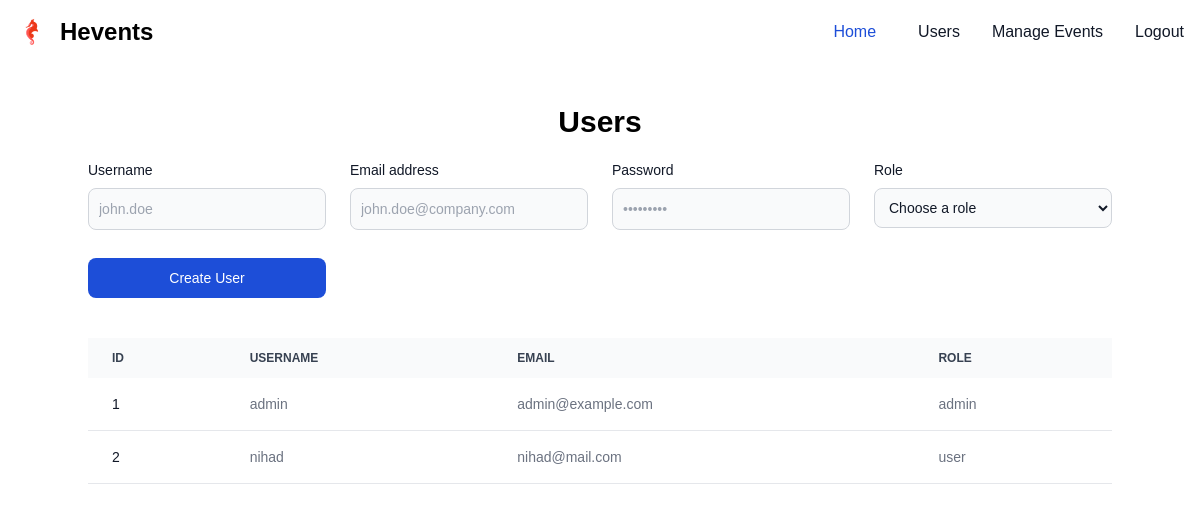
/admin/users_page (signed in), run on an earlier commit of the app's database.
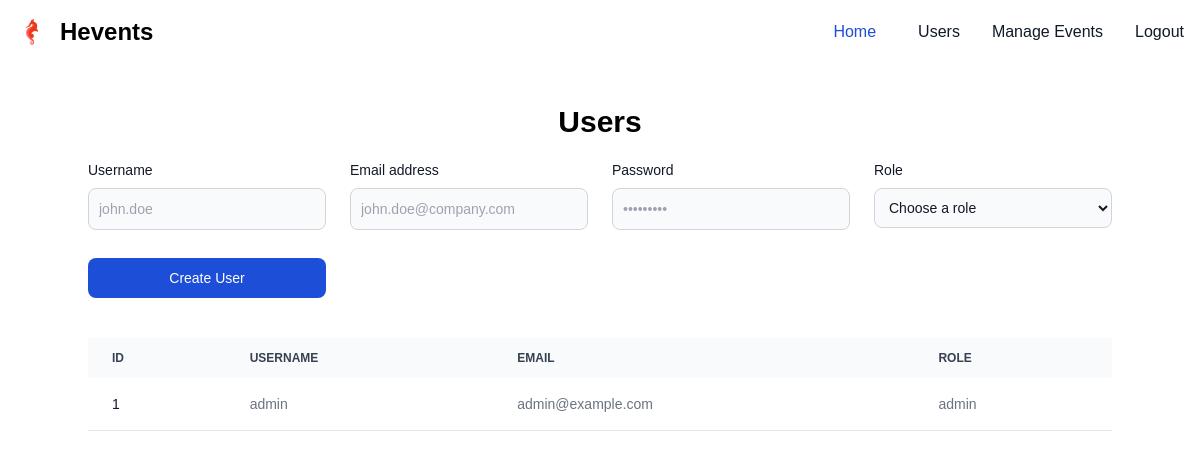
And on a later commit of the database.
### app/models/user.py (models this page shows, shortened)
class User(db.Model, UserMixin):  # Inherit from UserMixin
    id = db.Column(db.Integer, primary_key=True)
    username = db.Column(db.String(80), unique=True, nullable=False)
    email = db.Column(db.String(120), unique=True, nullable=False)
    password = db.Column(db.String(60), nullable=False)
    role = db.Column(db.String(20), nullable=False, default='user')  # Can be 'admin' or 'user'

### app/routes/user_routes.py (the view)
@user_routes.route('/admin/users_page', methods=['GET'])
@login_required
def users_page():
    if current_user.role != 'admin':
        return redirect(url_for('event_routes.events_page'))
    users = get_all_users()
    return render_template('users.html', title='All Users', users=users)

### app/__init__.py (called while the page is built)
def create_app():
    app = Flask(__name__)
    app.config.from_object(Config)
    db.init_app(app)
    login_manager = LoginManager()
    login_manager.init_app(app)
    login_manager.login_view = 'user_routes.login_page'  # Redirect if not logged in
    from app.models.user import User
    @login_manager.user_loader
    def load_user(user_id):
        return User.query.get(int(user_id))
    app.register_blueprint(user_routes)
    app.register_blueprint(event_routes)
    app.register_blueprint(admin_event_routes)
    with app.app_context():
        db.create_all()  # Create tables if they don't exist
    return app

### app/services/user_service.py (called while the page is built)
def get_all_users():
    return User.query.all()

### app/templates/users.html (shortened to what this page needs)
{% extends 'base.html' %} {% block content %}
<h1 class="text-center py-5 text-3xl font-bold">Users</h1>
<div>
  <form class="mb-10" method="POST" action="/admin/create_user">
    <div class="grid gap-6 mb-6 md:grid-cols-4">
      <div>
        <label
          for="username"
          class="block mb-2 text-sm font-medium text-gray-900 dark:text-white"
          >Username</label
        >
        <input
          type="text"
          id="username"
          class="bg-gray-50 border border-gray-300 text-gray-900 text-sm rounded-lg focus:ring-blue-500 focus:border-blue-500 block w-full p-2.5 dark:bg-gray-700 dark:border-gray-600 dark:placeholder-gray-400 dark:text-white dark:focus:ring-blue-500 dark:focus:border-blue-500"
          placeholder="john.doe"
          required
        />
    </div>
    <div class="mb-1">
      <label
        for="email"
        class="block mb-2 text-sm font-medium text-gray-900 dark:text-white"
        >Email address</label
      >
      <input
        type="email"
        id="email"
        class="bg-gray-50 border border-gray-300 text-gray-900 text-sm rounded-lg focus:ring-blue-500 focus:border-blue-500 block w-full p-2.5 dark:bg-gray-700 dark:border-gray-600 dark:placeholder-gray-400 dark:text-white dark:focus:ring-blue-500 dark:focus:border-blue-500"
        placeholder="john.doe@company.com"
        required
      />
    </div>
    <div class="mb-1">
      <label
        for="password"
        class="block mb-2 text-sm font-medium text-gray-900 dark:text-white"
        >Password</label
      >
      <input
        type="password"
        id="password"
        class="bg-gray-50 border border-gray-300 text-gray-900 text-sm rounded-lg focus:ring-blue-500 focus:border-blue-500 block w-full p-2.5 dark:bg-gray-700 dark:border-gray-600 dark:placeholder-gray-400 dark:text-white dark:focus:ring-blue-500 dark:focus:border-blue-500"
        placeholder="•••••••••"
        required
      />
    </div>
    <div class="mb-1">
    <label for="countries" class="block mb-2 text-sm font-medium text-gray-900 dark:text-white">Role</label>
  <select required id="countries" class="bg-gray-50 border border-gray-300 text-gray-900 text-sm rounded-lg focus:ring-blue-500 focus:border-blue-500 block w-full p-2.5 dark:bg-gray-700 dark:border-gray-600 dark:placeholder-gray-400 dark:text-white dark:focus:ring-blue-500 dark:focus:border-blue-500">
    <option selected>Choose a role</option>
  </select>
</div>
    <button
      type="submit"
      class="text-white bg-blue-700 hover:bg-blue-800 focus:ring-4 focus:outline-none focus:ring-blue-300 font-medium rounded-lg text-sm w-full sm:w-auto px-5 py-2.5 text-center dark:bg-blue-600 dark:hover:bg-blue-700 dark:focus:ring-blue-800"
    >
    Create User
    </button>
  </form>
</div>
<div class="mx-auto mt-5">
  <div class="relative overflow-x-auto">
    <table
      class="w-full text-sm text-left rtl:text-right text-gray-500 dark:text-gray-400"
    >
      <thead
        class="text-xs text-gray-700 uppercase bg-gray-50 dark:bg-gray-700 dark:text-gray-400"
      >
        <tr>
          <th scope="col" class="px-6 py-3">ID</th>
          <th scope="col" class="px-6 py-3">Username</th>
          <th scope="col" class="px-6 py-3">Email</th>
          <th scope="col" class="px-6 py-3">Role</th>
        </tr>
      </thead>
      <tbody>
        {% for user in users %}
        <tr class="bg-white border-b dark:bg-gray-800 dark:border-gray-700">
          <th
            scope="row"
            class="px-6 py-4 font-medium text-gray-900 whitespace-nowrap dark:text-white"
          >
            {{ user.id }}
          </th>
          <td class="px-6 py-4">{{ user.username }}</td>
          <td class="px-6 py-4">{{ user.email }}</td>
          <td class="px-6 py-4">{{ user.role }}</td>
        </tr>
        {% endfor %}
      </tbody>
    </table>
  </div>
</div>
{% endblock %}

### app/templates/base.html (shortened to what this page needs)
<!DOCTYPE html>
<html lang="en">
  <head>
    <link
      rel="stylesheet"
      href="{{ url_for('static', filename='styles.css') }}"
    />
    <script src="https://cdn.tailwindcss.com"></script>
  </head>
  <body>
    <nav class="bg-white border-gray-200 dark:bg-gray-900">
      <div
        class="max-w-screen-xl flex flex-wrap items-center justify-between mx-auto p-4"
      >
        <a
          href="/"
          class="flex items-center space-x-3 rtl:space-x-reverse"
        >
          <img
            src="/static/images/seahorse.png"
            class="h-8"
            alt="Holberton Logo"
          />
          <span
            class="self-center text-2xl font-semibold whitespace-nowrap dark:text-white"
            >Hevents</span
          >
        </a>
        <div class="hidden w-full md:block md:w-auto" id="navbar-default">
          <ul
            class="font-medium flex flex-col p-4 md:p-0 mt-4 border border-gray-100 rounded-lg bg-gray-50 md:flex-row md:space-x-8 rtl:space-x-reverse md:mt-0 md:border-0 md:bg-white dark:bg-gray-800 md:dark:bg-gray-900 dark:border-gray-700"
          >
          {% if current_user.is_authenticated %}
            <li>
              <a
                href="/"
                class="block py-2 px-3 text-white bg-blue-700 rounded md:bg-transparent md:text-blue-700 md:p-0 dark:text-white md:dark:text-blue-500"
                aria-current="page"
                >Home</a
              >
            </li>
             {% if current_user.role ==
                'admin' %}
            <li>
              <a
                href="/admin/users_page"
                class="block py-2 px-3 text-gray-900 rounded hover:bg-gray-100 md:hover:bg-transparent md:border-0 md:hover:text-blue-700 md:p-0 dark:text-white md:dark:hover:text-blue-500 dark:hover:bg-gray-700 dark:hover:text-white md:dark:hover:bg-transparent"
                >Users</a
              >
            </li>
            <li>
              <a
                href="/admin/events"
                class="block py-2 px-3 text-gray-900 rounded hover:bg-gray-100 md:hover:bg-transparent md:border-0 md:hover:text-blue-700 md:p-0 dark:text-white md:dark:hover:text-blue-500 dark:hover:bg-gray-700 dark:hover:text-white md:dark:hover:bg-transparent"
                >Manage Events</a
              >
            </li>
            {% endif %}
            <li>
              <a
                href="/logout"
                class="block py-2 px-3 text-gray-900 rounded hover:bg-gray-100 md:hover:bg-transparent md:border-0 md:hover:text-blue-700 md:p-0 dark:text-white md:dark:hover:text-blue-500 dark:hover:bg-gray-700 dark:hover:text-white md:dark:hover:bg-transparent"
                >Logout</a
              >
            </li>
            {% endif %}
          </ul>
        </div>
      </div>
    </nav>
    <div class="container">{% block content %} {% endblock %}</div>
  </body>
</html>

### app/static/styles.css (style rules this page uses)
body { font-family: Arial, sans-serif; margin: 20px; }
nav ul { list-style: none; padding: 0; }
nav ul li { display: inline; margin-right: 10px; }
.container { margin: auto; margin-top: 20px; }

What changed in the data, as far as the page shows it:
removed User: id "2", username "nihad", email "nihad@mail.com", role "user"
